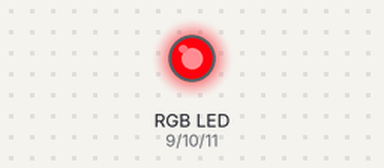
A sketch run on a simulated Arduino Uno, built with avr-gcc and run on an emulated ATmega328P. On the bench: an RGB LED mixed from three pins (HIGH = lit).

Above: at 0.15 s.
At 1.05 s:
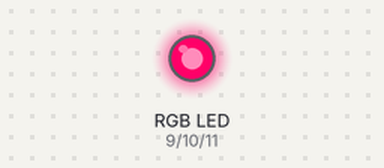
At 1.95 s:
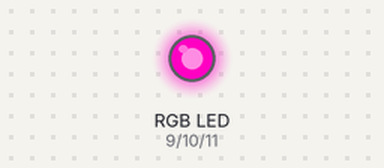
At 3.75 s:
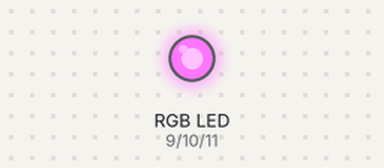
At 5.55 s:
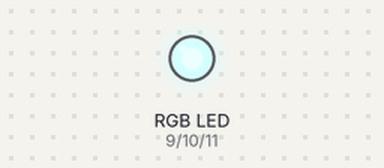
At 7.7 s:
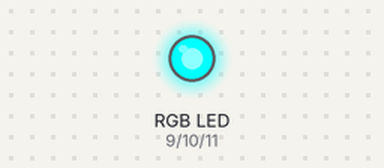
Timing chart, 0 to 9.2 s (numbered marks = the images above):
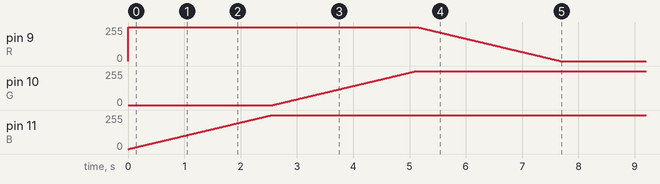

The sketch:

Ex07.ino
```cpp
const int R = 9;
const int G = 10;
const int B = 11;
int valorR = 255;
int valorG = 0;
int valorB = 0;

void setup()
{
   pinMode(R, OUTPUT);
   pinMode(G, OUTPUT);
   pinMode(B, OUTPUT);
   analogWrite(R, valorR);
   analogWrite(G, valorG);
   analogWrite(G, valorG);
}

void loop(){
  //valorR = 255;
  //valorG = valorB = 0;
  for(valorB; valorB < 256; valorB++){
    analogWrite(B, valorB);
    delay(10);
  }
  for(valorG; valorG < 256; valorG++){
    analogWrite(G, valorG);
    delay(10);
  }
  for(valorR; valorR >= 0; valorR--){
    analogWrite(R, valorR);
    delay(10);
  }
}
```

Measured:
- by itself, pin 9 (R): moves from 255/255 to 0/255 over 2.5 s
- by itself, pin 10 (G), pin 11 (B): moves from 0/255 to 255/255 over 2.5 s
